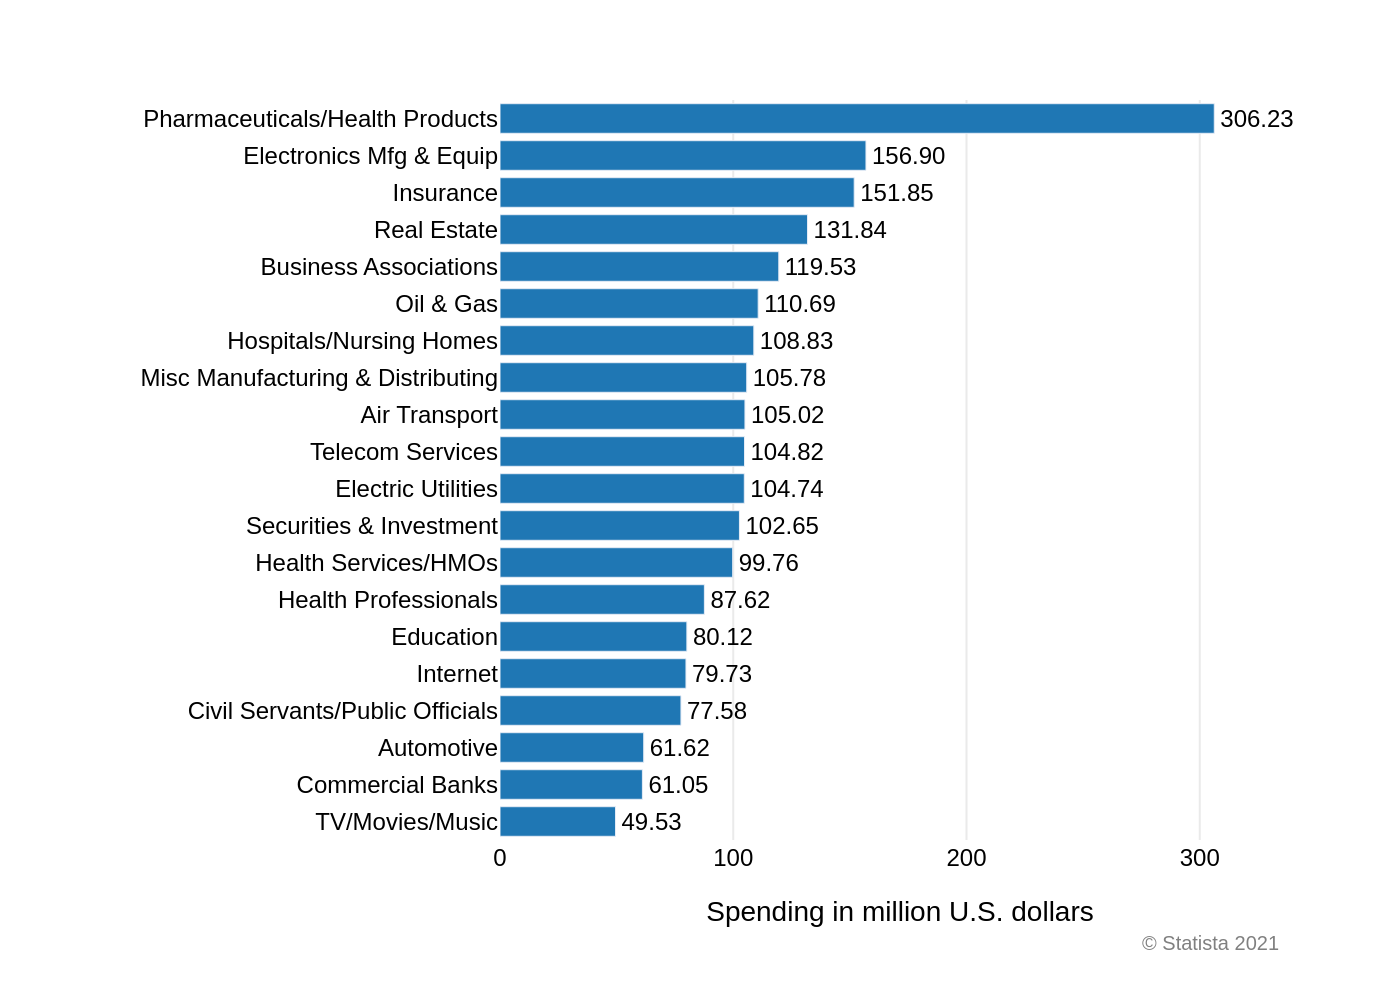

Python code for this plot:
import sys
import json
import pathlib
import plotly.graph_objects as go

# Ensure a JSON file path is provided as a command-line argument
if len(sys.argv) != 2:
    print("Usage: python recreate_chart.py <path_to_json_file>")
    sys.exit(1)

# Get the JSON file path from the command-line argument
json_path = sys.argv[1]

# Determine the base filename for the output PNG from the JSON path
output_filename_base = pathlib.Path(json_path).stem

# Read and parse the JSON file
try:
    with open(json_path, 'r', encoding='utf-8') as f:
        chart_info = json.load(f)
except (FileNotFoundError, json.JSONDecodeError) as e:
    print(f"Error reading or parsing JSON file: {e}")
    sys.exit(1)

# Extract data, texts, and colors from the loaded JSON
chart_data = chart_info.get('chart_data', [])
texts = chart_info.get('texts', {})
colors = chart_info.get('colors', [])

# Prepare data for Plotly by extracting categories and values
categories = [item['category'] for item in chart_data]
values = [item['value'] for item in chart_data]

# Initialize the figure
fig = go.Figure()

# Add the horizontal bar trace
fig.add_trace(go.Bar(
    y=categories,
    x=values,
    orientation='h',
    marker=dict(color=colors[0]),
    text=values,
    textposition='outside',
    texttemplate='%{text:.2f}',
    cliponaxis=False  # Prevents text from being clipped if it extends beyond axis range
))

# Configure the layout of the chart
fig.update_layout(
    font=dict(family="Arial", size=12, color="black"),
    plot_bgcolor='white',
    paper_bgcolor='white',
    showlegend=False,
    # Set generous margins to prevent labels from being cut off
    margin=dict(l=250, r=50, t=50, b=80),
    xaxis=dict(
        title=texts.get('x_axis_title'),
        showgrid=True,
        gridcolor='#EAEAEA',
        zeroline=False,
        # Set a slightly larger range to accommodate the text on the longest bar
        range=[0, max(values) * 1.12]
    ),
    yaxis=dict(
        title=texts.get('y_axis_title'),
        showgrid=False,
        # This displays the categories in the same top-to-bottom order as the source image
        autorange="reversed"
    )
)

# Add source text as an annotation at the bottom-right of the chart area
source_text = texts.get('source', '')
if source_text:
    fig.add_annotation(
        text=source_text,
        xref="paper", yref="paper",
        x=0.98, y=-0.12,  # Position below the x-axis, to the right
        xanchor="right", yanchor="top",
        showarrow=False,
        font=dict(size=10, color="grey"),
        align="right"
    )

# Define the output image path and save the figure as a PNG
output_image_path = f"{output_filename_base}.png"
fig.write_image(output_image_path, scale=2)

print(f"Chart saved to {output_image_path}")
